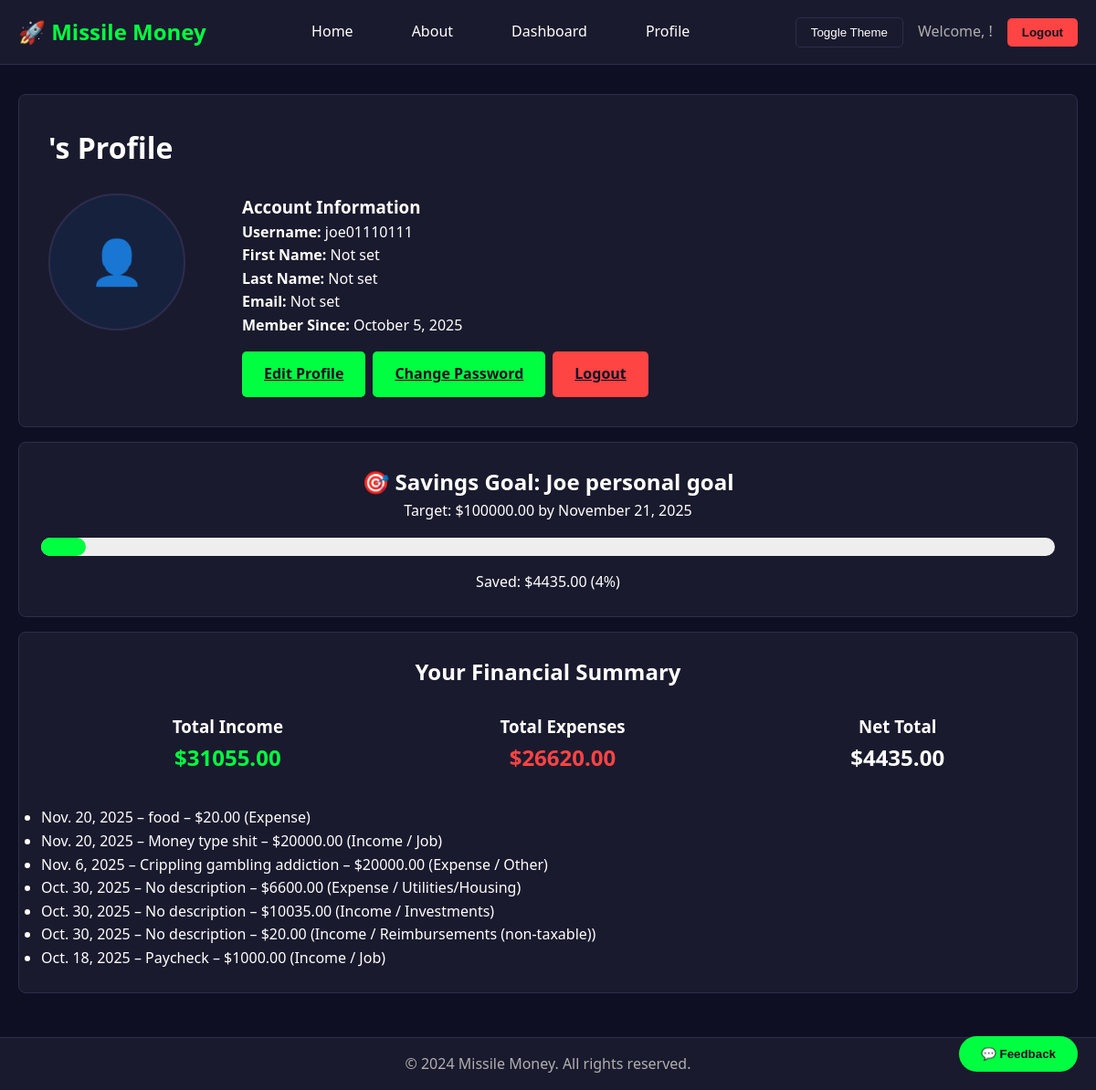
Screenshot of /profile/ (signed in) with the database file from the repository.
### main/models.py (models this page shows, shortened)
class SavingsGoal(models.Model):
    user = models.ForeignKey(User, on_delete=models.CASCADE)
    name = models.CharField(max_length=100, default="My Savings Goal")
    target_amount = models.DecimalField(max_digits=12, decimal_places=2)
    target_date = models.DateField()
    created_at = models.DateTimeField(auto_now_add=True)
    updated_at = models.DateTimeField(auto_now=True)

class Transaction(models.Model):
    TRANSACTION_TYPES = [
        ('income', 'Income'),
        ('expense', 'Expense'),
    ]
    INCOME_CATEGORIES = [
        ('job', 'Job'),
        ('investments', 'Investments'),
        ('reimbursements', 'Reimbursements (non-taxable)'),
        ('other_income', 'Other'),
    ]
    EXPENSE_CATEGORIES = [
        ('groceries', 'Groceries'),
        ('utilities_housing', 'Utilities/Housing'),
        ('recreation', 'Recreation'),
        ('other_expense', 'Other'),
        ('peer', 'Peer Transfer'),
    ]
    user = models.ForeignKey(User, on_delete=models.CASCADE)
    type = models.CharField(max_length=7, choices=TRANSACTION_TYPES)
    category = models.CharField(max_length=20, blank=True)
    amount = models.DecimalField(max_digits=10, decimal_places=2)
    description = models.CharField(max_length=255, blank=True)
    date = models.DateField(auto_now_add=True)
    peer_payment = models.BooleanField(default=False)
    recipient = models.ForeignKey(User, null=True, blank=True, on_delete=models.SET_NULL, related_name='received_payments')
    related_transaction = models.OneToOneField( 'self', null=True, blank=True, on_delete=models.SET_NULL, related_name='peer_counterpart')
    def get_category_display(self):
        if self.type == 'income':
            for value, label in self.INCOME_CATEGORIES:
                if value == self.category:
                    return label
        elif self.type == 'expense':
            for value, label in self.EXPENSE_CATEGORIES:
                if value == self.category:
                    return label
        return self.category or 'Uncategorized'

### main/views.py (the view)
# urls.py: path('profile/', views.profile, name='profile'),
@login_required
def profile(request):
    transactions = Transaction.objects.filter(user=request.user).order_by('-date')
    category = request.GET.get('category')
    tx_type = request.GET.get('type')
    start_date = request.GET.get('start_date')
    end_date = request.GET.get('end_date')
    search_query = request.GET.get('q')
    if category:
        transactions = transactions.filter(category=category)
    if tx_type in ['income', 'expense']:
        transactions = transactions.filter(type=tx_type)
    if start_date:
        transactions = transactions.filter(date__gte=start_date)
    if end_date:
        transactions = transactions.filter(date__lte=end_date)
    if search_query:
        transactions = transactions.filter(
            Q(description__icontains=search_query) |
            Q(category__icontains=search_query)
        )
    total_income = sum(t.amount for t in transactions if t.type == 'income')
    total_expenses = sum(t.amount for t in transactions if t.type == 'expense')
    net_total = total_income - total_expenses
    categories = Transaction.INCOME_CATEGORIES + Transaction.EXPENSE_CATEGORIES
    savings_goal = SavingsGoal.objects.filter(user=request.user).order_by('-created_at').first()
    if savings_goal:
        all_income = sum(t.amount for t in transactions if t.type == 'income')
        all_expense = sum(t.amount for t in transactions if t.type == 'expense')
        current_amount = all_income - all_expense
        progress_percentage = min(100, (current_amount / savings_goal.target_amount) * 100) if savings_goal.target_amount > 0 else 0
    else:
        current_amount = 0
        progress_percentage = 0
    context = {
        'transactions': transactions,
        'categories': categories,
        'selected_category': category,
        'selected_type': tx_type,
        'start_date': start_date,
        'end_date': end_date,
        'search_query': search_query,
        'total_income': total_income,
        'total_expenses': total_expenses,
        'net_total': net_total,
        'savings_goal': savings_goal,
        'current_amount': current_amount,
        'progress_percentage': progress_percentage,
    }
    return render(request, 'registration/profile.html', context)

### templates/registration/profile.html (shortened to what this page needs)
{% extends 'base.html' %}
{% block content %}
<div class="card" style="padding: 2rem;">
    <h1 style="margin-bottom: 1.5rem;">{{ user.first_name }}'s Profile</h1>
    <div style="
        display: flex;
        flex-wrap: wrap;
        gap: 2rem;
        align-items: flex-start;
    ">
        <div style="flex: 0 0 180px; text-align: center;">
            {% if user.userprofile.profile_picture %}
                <img src="{{ user.userprofile.profile_picture.url }}"
                     alt="Profile Picture"
                     style="
                        width: 150px;
                        height: 150px;
                        border-radius: 50%;
                        object-fit: cover;
                        border: 2px solid var(--border-color);
                     ">
            {% else %}
                <div style="
                    width: 150px;
                    height: 150px;
                    border-radius: 50%;
                    background-color: var(--bg-tertiary);
                    display: flex;
                    justify-content: center;
                    align-items: center;
                    font-size: 3rem;
                    border: 2px solid var(--border-color);
                ">
                    👤
                </div>
            {% endif %}
        </div>
        <div style="flex: 1;">
            <h3>Account Information</h3>
            <p><strong>Username:</strong> {{ user.username }}</p>
            <p><strong>First Name:</strong> {{ user.first_name|default:"Not set" }}</p>
            <p><strong>Last Name:</strong> {{ user.last_name|default:"Not set" }}</p>
            <p><strong>Email:</strong> {{ user.email|default:"Not set" }}</p>
            <p><strong>Member Since:</strong> {{ user.date_joined|date:"F j, Y" }}</p>
            <div style="margin-top: 1rem; display: flex; gap: 0.5rem;">
                <a href="{% url 'edit_profile' %}" class="btn">Edit Profile</a>
                <a href="{% url 'password_change' %}" class="btn">Change Password</a>
                <a href="{% url 'logout' %}" class="btn" style="background-color: #ff4444;">Logout</a>
            </div>
        </div>
    </div>
</div>
{% if savings_goal %}
<div class="card" style="margin-top: 1rem;">
    <h2 style="text-align: center;">🎯 Savings Goal: {{ savings_goal.name }}</h2>
    <p style="text-align: center;">Target: ${{ savings_goal.target_amount }} by {{ savings_goal.target_date|date:"F j, Y" }}</p>
    <div style="background-color: #eee; border-radius: 10px; width: 100%; height: 20px; margin: 1rem 0;">
        <div style="
            width: {{ progress_percentage }}%;
            background-color: #00ff41;
            height: 100%;
            border-radius: 10px;
            transition: width 0.5s;
        "></div>
    </div>
    <p style="text-align: center;">Saved: ${{ current_amount }} ({{ progress_percentage|floatformat:0 }}%)</p>
</div>
{% else %}
<div class="card" style="margin-top: 1rem; text-align: center;">
    <p>You have no savings goal yet. <a href="{% url 'savings_goal' %}">Set one now!</a></p>
</div>
{% endif %}
<div class="card" style="margin-top: 1rem;">
    <h2 style="text-align: center;">Your Financial Summary</h2>
    <div class="mm-row" style="margin: 1rem;">
        <div class="mm-column" style="text-align: center;">
            <h3 style="margin-top: 0; color: var(--accent-color);">Total Income</h3>
            <p style="font-size: 1.5rem; font-weight: bold; color: #00ff41;">${{ total_income }}</p>
        </div>
        <div class="mm-column" style="text-align: center;">
            <h3 style="margin-top: 0; color: var(--accent-color);">Total Expenses</h3>
            <p style="font-size: 1.5rem; font-weight: bold; color: #ff4444;">${{ total_expenses }}</p>
        </div>
        <div class="mm-column" style="text-align: center;">
            <h3 style="margin-top: 0; color: var(--accent-color);">Net Total</h3>
            <p style="font-size: 1.5rem; font-weight: bold; color: var(--text-color);">${{ net_total }}</p>
        </div>
    </div>
    <div style="margin-top: 1.5rem;">
        {% if transactions %}
            <ul>
                {% for t in transactions %}
                    <li>
                        {{ t.date }} –
                        {{ t.description|default:"No description" }} –
                        ${{ t.amount }}
                        ({{ t.get_type_display }}{% if t.category %} / {{ t.get_category_display }}{% endif %})
                    </li>
                {% endfor %}
            </ul>
        {% else %}
            <p>No transactions match your filter criteria.</p>
        {% endif %}
    </div>
</div>
{% endblock %}

### static/css/style.css (style rules this page uses)
.card { transition: transform 0.2s ease, box-shadow 0.2s ease; }
.btn { transition: all 0.2s ease; }
.mm-row { display: table; width: 100%; table-layout: fixed; border-spacing: 10px; }
.mm-column { display: table-cell; }

### templates/base.html (style rules this page uses)
:root { --bg-primary: #0f0f23; --bg-secondary: #1a1a2e; --bg-tertiary: #16213e; --text-primary: #ffffff; --text-secondary: #b0b0b0; --accent-primary: #00ff41; --accent-secondary: #008f39; --border-color: #2d2d4d; }
* { margin: 0; padding: 0; box-sizing: border-box; transition: background-color 0.3s, color 0.3s; }
body { background-color: var(--bg-primary); color: var(--text-primary); font-family: 'Segoe UI', Tahoma, Geneva, Verdana, sans-serif; line-height: 1.6; min-height: 100vh; }
.card { background-color: var(--bg-secondary); border: 1px solid var(--border-color); border-radius: 8px; padding: 1.5rem; margin-bottom: 1rem; }
.btn { background-color: var(--accent-primary); color: var(--bg-primary); border: none; padding: 0.75rem 1.5rem; border-radius: 5px; cursor: pointer; font-weight: bold; }

### rows the page displays
SavingsGoal: name "Joe personal goal", target_amount "100000.00", target_date "November 21, 2025"
Transaction: date "Nov. 20, 2025", description "food", amount "20.00", type "Expense"
Transaction: date "Nov. 20, 2025", description "Money type shit", amount "20000.00", type "Income", category "Job"
Transaction: date "Nov. 6, 2025", description "Crippling gambling addiction", amount "20000.00", type "Expense", category "Other"
Transaction: date "Oct. 30, 2025", description "No description", amount "6600.00", type "Expense", category "Utilities/Housing"
Transaction: date "Oct. 30, 2025", description "No description", amount "10035.00", type "Income", category "Investments"
Transaction: date "Oct. 30, 2025", description "No description", amount "20.00", type "Income", category "Reimbursements (non-taxable)"
Transaction: date "Oct. 18, 2025", description "Paycheck", amount "1000.00", type "Income", category "Job"

### other values shown
{{ user.username }} "joe01110111"
{{ user.first_name|default:"Not set" }} "Not set"
{{ user.last_name|default:"Not set" }} "Not set"
{{ user.email|default:"Not set" }} "Not set"
{{ user.date_joined|date:"F j, Y" }} "October 5, 2025"
{{ current_amount }} "4435.00"
{{ progress_percentage|floatformat:0 }} "4"
{{ total_income }} "31055.00"
{{ total_expenses }} "26620.00"
{{ net_total }} "4435.00"
